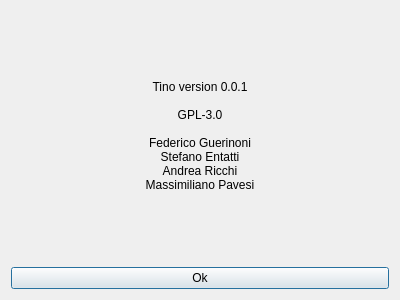
<?xml version="1.0" encoding="UTF-8"?>
<ui version="4.0">
 <class>DialogAbout</class>
 <widget class="QDialog" name="DialogAbout">
  <property name="windowModality">
   <enum>Qt::ApplicationModal</enum>
  </property>
  <property name="geometry">
   <rect>
    <x>0</x>
    <y>0</y>
    <width>400</width>
    <height>300</height>
   </rect>
  </property>
  <property name="windowTitle">
   <string>About</string>
  </property>
  <layout class="QGridLayout" name="gridLayout">
   <item row="1" column="0">
    <widget class="QPushButton" name="pushButton">
     <property name="text">
      <string>Ok</string>
     </property>
    </widget>
   </item>
   <item row="0" column="0">
    <widget class="QLabel" name="label">
     <property name="text">
      <string>Tino version 0.0.1

GPL-3.0

Federico Guerinoni
Stefano Entatti
Andrea Ricchi
Massimiliano Pavesi</string>
     </property>
     <property name="alignment">
      <set>Qt::AlignCenter</set>
     </property>
    </widget>
   </item>
  </layout>
 </widget>
 <resources/>
 <connections/>
</ui>
